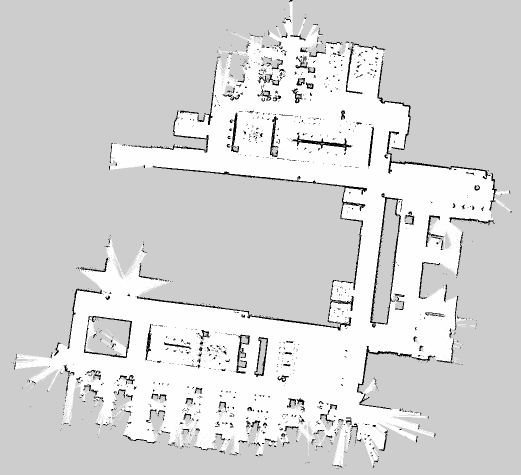
#> input picture map/map2.pgm, 1041 x 950 px (shown at 1/2 size)
$ python pgm_voronoi.py map/map2.pgm
#> lines starting #> are read from the running program, lines starting #| are printed output that depends on the picture; after the words box and inside, x2 and y2 are one past the last pixel; in counts of white or black regions, pixels touching at a corner belong together
#!/usr/bin/env python3
"""Build a free-space Voronoi roadmap from a ROS 2 PGM map (no ROS required).

Examples:
    python3 pgm_voronoi.py map/map2.pgm
    python3 pgm_voronoi.py map/map2.yaml --robot-radius 0.22 --safety-margin 0.05

Image coordinates (u, v) have integer pixel centers and v pointing down.
Exported (x, y) coordinates point right/up and include the YAML origin/yaw.
Distances are meters when resolution is available, otherwise pixels.
"""

import argparse
import json
import math
from pathlib import Path

import numpy as np
import yaml
from PIL import Image, ImageDraw
from scipy.ndimage import binary_dilation
from scipy.spatial import QhullError, Voronoi


def finite_number(value):
    number = float(value)
    if not math.isfinite(number):
        raise ValueError("Numbers must be finite.")
    return number


def load_map(path, resolution=None, origin=None, free_thresh=None, negate=None):
    """Read PGM or map YAML; a matching sidecar YAML is used automatically."""
    path = Path(path).expanduser().resolve()
    yaml_path = path if path.suffix.lower() in (".yaml", ".yml") else next(
        (p for p in (path.with_suffix(".yaml"), path.with_suffix(".yml"))
         if p.is_file()), None)
    config = {}
    if yaml_path is not None:
        with yaml_path.open(encoding="utf-8") as stream:
            config = yaml.safe_load(stream)
        if not isinstance(config, dict):
            raise ValueError("Map YAML must contain a mapping.")
        for key in ("image", "resolution", "origin"):
            if key not in config:
                raise ValueError(f"Map YAML is missing '{key}'.")
        if config.get("mode", "trinary") not in ("trinary", "scale"):
            raise ValueError("Only trinary/scale map YAML is supported; raw mode is not.")
        yaml_image = (yaml_path.parent / str(config["image"])).resolve()
        if path == yaml_path:
            path = yaml_image
        elif path != yaml_image:
            raise ValueError(f"Sidecar YAML points to a different image: {yaml_image}")

    resolution = resolution if resolution is not None else config.get("resolution")
    if resolution is not None:
        resolution = finite_number(resolution)
        if resolution <= 0:
            raise ValueError("Resolution must be positive (meters/pixel).")
    origin = origin if origin is not None else config.get("origin", [0, 0, 0])
    if not isinstance(origin, (list, tuple)) or len(origin) != 3:
        raise ValueError("Origin must be [x, y, yaw].")
    origin = [finite_number(x) for x in origin]
    if resolution is None and any(origin):
        raise ValueError("A nonzero origin requires --resolution or a map YAML.")
    threshold = finite_number(free_thresh if free_thresh is not None
                              else config.get("free_thresh", 0.196))
    occupied_thresh = finite_number(config.get("occupied_thresh", 0.65))
    if not 0 <= threshold < occupied_thresh <= 1:
        raise ValueError("Require 0 <= free_thresh < occupied_thresh <= 1.")
    negate = negate if negate is not None else config.get("negate", 0)
    if negate not in (0, 1, False, True):
        raise ValueError("Negate must be 0 or 1.")

    with Image.open(path) as image:
        if image.mode != "L":
            raise ValueError("Use an 8-bit grayscale PGM/image (pixel values 0..255).")
        gray = np.asarray(image).copy()
    probability = gray.astype(np.float64) / 255.0
    if not negate:
        probability = 1.0 - probability
    # Strict comparison follows Humble map_server; ambiguous gray stays blocked.
    free = probability < threshold
    metadata = {
        "image": str(path), "yaml": str(yaml_path) if yaml_path else None,
        "width": gray.shape[1], "height": gray.shape[0],
        "resolution": resolution, "origin": origin,
        "units": "m" if resolution is not None else "px",
        "free_thresh": threshold, "occupied_thresh": occupied_thresh,
        "negate": int(negate), "unknown_is_blocked": True,
        "pixel_coordinates": "u right, v down; integer coordinates are pixel centers",
        "xy_coordinates": "origin + yaw rotation of ((u+0.5), (height-v-0.5)) * scale",
    }
    return gray, free, metadata


def voronoi_segments(free, clearance_px=0.0, min_site_angle=45.0):
    """Return vertices and (source, target, length_px, clearance_lower_bound_px).

    Sites are centers of blocked cells bordering free space, including the map
    exterior. Neighboring site pairs (<2 pixels apart) are suppressed to remove
    the comb-like bisectors between adjacent samples of the same wall. A minimum
    angle between generators at a leaf branch's attachment also suppresses
    branches caused by the staircase sampling of a slanted wall. Entire leaf
    chains are removed so this filter cannot fragment a connected roadmap.

    Along a Voronoi ridge its generators are the nearest sites. The minimum
    generator-to-segment distance minus sqrt(0.5) bounds the distance to the
    entire blocked cell squares, not just their centers. With free endpoints
    and a positive bound, the whole segment stays inside free space. This is
    conservative: narrow passages can be removed by up to ~0.71 px of padding.
    """
    free = np.asarray(free, dtype=bool)
    if free.ndim != 2 or not free.size:
        raise ValueError("Free mask must be a nonempty 2-D array.")
    if not math.isfinite(clearance_px) or clearance_px < 0:
        raise ValueError("Clearance must be finite and nonnegative.")
    if not math.isfinite(min_site_angle) or not 0 <= min_site_angle < 180:
        raise ValueError("Minimum site angle must be in [0, 180) degrees.")
    if not free.any():
        return np.empty((0, 2)), []
    padded = np.pad(free, 1, constant_values=False)
    boundary = ~padded & binary_dilation(padded, structure=np.ones((3, 3), bool))
    sites = (np.argwhere(boundary)[:, ::-1] - 1).astype(np.float64)
    diagram = Voronoi(sites)

    finite = [(i, ends) for i, ends in enumerate(diagram.ridge_vertices)
              if len(ends) == 2 and -1 not in ends]
    if not finite:
        return diagram.vertices, []
    ridge_ids = np.array([i for i, _ in finite])
    ends = np.array([pair for _, pair in finite])
    generators = sites[diagram.ridge_points[ridge_ids]]
    start, finish = diagram.vertices[ends[:, 0]], diagram.vertices[ends[:, 1]]
    delta = finish - start
    length_sq = np.sum(delta * delta, axis=1)
    separation_sq = np.sum((generators[:, 0] - generators[:, 1]) ** 2, axis=1)
    keep = (length_sq > 1e-16) & (separation_sq >= 4.0 - 1e-10)
    midpoint_radius_sq = np.sum(((start + finish) / 2 - generators[:, 0]) ** 2, axis=1)
    # For an isosceles triangle: sin(angle/2)^2 = separation^2 / (4*radius^2).
    weak_angle = separation_sq < (4 * midpoint_radius_sq
                                  * math.sin(math.radians(min_site_angle) / 2) ** 2)
    for points in (start, finish):
        # Test bounds before integer conversion, including numerical outliers.
        in_bounds = (np.isfinite(points).all(axis=1)
                     & (points[:, 0] >= -0.5) & (points[:, 0] < free.shape[1] - 0.5)
                     & (points[:, 1] >= -0.5) & (points[:, 1] < free.shape[0] - 0.5))
        idx = np.flatnonzero(in_bounds)
        pixels = np.floor(points[idx] + 0.5).astype(int)
        valid = np.zeros(len(points), dtype=bool)
        valid[idx] = free[pixels[:, 1], pixels[:, 0]]
        keep &= valid
    projection = np.sum((generators[:, 0] - start) * delta, axis=1)
    fraction = np.clip(projection / np.maximum(length_sq, 1e-16), 0, 1)
    closest = start + fraction[:, None] * delta
    clearance = np.linalg.norm(closest - generators[:, 0], axis=1) - math.sqrt(0.5)
    keep &= clearance > clearance_px + 1e-9
    segments = [(int(a), int(b), float(math.sqrt(length_sq[i])), float(clearance[i]))
                for i, (a, b) in enumerate(ends) if keep[i]]
    weak_pairs = {tuple(pair) for pair in ends[keep & weak_angle]}
    return diagram.vertices, prune_short_branches(segments, 0, weak_pairs)


def prune_short_branches(segments, min_length_px, weak_pairs=None):
    """Remove short leaf chains or wall-sampling branches; retain closed loops.

    weak_pairs optionally identifies ridges with too small a generator angle.
    Only leaf chains whose junction attachment is weak are removed, rather than
    deleting individual ridges and leaving disconnected pieces near the walls.
    """
    if min_length_px <= 0 and not weak_pairs:
        return segments
    adjacency = {}
    for edge_id, (a, b, _, _) in enumerate(segments):
        adjacency.setdefault(a, set()).add(edge_id)
        adjacency.setdefault(b, set()).add(edge_id)
    active = set(range(len(segments)))
    while True:
        remove = set()
        for leaf in [n for n, edges in adjacency.items() if len(edges) == 1]:
            node, previous, chain, length = leaf, None, [], 0.0
            while True:
                choices = adjacency[node] - ({previous} if previous is not None else set())
                if not choices:
                    break
                edge_id = min(choices)
                a, b, distance, _ = segments[edge_id]
                chain.append(edge_id)
                length += distance
                node = b if a == node else a
                previous = edge_id
                if len(adjacency[node]) != 2 or (not weak_pairs and length >= min_length_px):
                    break
            weak_attachment = (weak_pairs and chain and len(adjacency[node]) > 2
                               and segments[chain[-1]][:2] in weak_pairs)
            if length < min_length_px or weak_attachment:
                remove.update(chain)
        if not remove:
            break
        for edge_id in remove:
            a, b, _, _ = segments[edge_id]
            adjacency[a].discard(edge_id)
            adjacency[b].discard(edge_id)
        active.difference_update(remove)
    return [segments[i] for i in sorted(active)]


def pixel_to_xy(points, metadata):
    points = np.asarray(points, dtype=float).reshape(-1, 2)
    scale = metadata["resolution"] or 1.0
    local = np.column_stack((points[:, 0] + 0.5,
                             metadata["height"] - points[:, 1] - 0.5)) * scale
    x, y, yaw = metadata["origin"]
    c, s = math.cos(yaw), math.sin(yaw)
    return local @ np.array([[c, s], [-s, c]]) + [x, y]


def export_graph(vertices, segments, metadata, parameters):
    """Keep every ridge vertex so each exported edge is a checked straight line."""
    used = sorted({n for a, b, _, _ in segments for n in (a, b)})
    node_ids = {old: new for new, old in enumerate(used)}
    points = vertices[used]
    xy = pixel_to_xy(points, metadata)
    adjacency = [set() for _ in used]
    scale = metadata["resolution"] or 1.0
    edges = []
    for a, b, length, clearance in segments:
        a, b = node_ids[a], node_ids[b]
        adjacency[a].add(b)
        adjacency[b].add(a)
        edges.append({"source": a, "target": b, "length": length * scale,
                      "min_clearance": clearance * scale})
    components, component_id = {}, 0
    for node in range(len(used)):
        if node in components:
            continue
        components[node] = component_id
        stack = [node]
        while stack:
            for neighbor in adjacency[stack.pop()]:
                if neighbor not in components:
                    components[neighbor] = component_id
                    stack.append(neighbor)
        component_id += 1
    nodes = [{"id": i, "pixel": p.tolist(), "position": xy[i].tolist(),
              "degree": len(adjacency[i]), "component": components[i]}
             for i, p in enumerate(points)]
    return {"format_version": 1, "directed": False, "map": metadata,
            "parameters": parameters, "component_count": component_id,
            "nodes": nodes, "edges": edges}


def save_images(gray, free, graph, prefix, scale=2):
    """Save a visual overlay and a map-sized raster (255 = Voronoi pixels)."""
    resampling = getattr(Image, "Resampling", Image)
    overlay = Image.fromarray(gray).convert("RGB").resize(
        (gray.shape[1] * scale, gray.shape[0] * scale), resampling.NEAREST)
    raster = Image.new("L", (gray.shape[1], gray.shape[0]))
    draw, raster_draw = ImageDraw.Draw(overlay), ImageDraw.Draw(raster)
    for edge in graph["edges"]:
        points = [graph["nodes"][edge[key]]["pixel"] for key in ("source", "target")]
        draw.line([tuple((v + 0.5) * scale - 0.5 for v in p) for p in points],
                  fill=(230, 30, 60), width=max(1, scale // 2))
        raster_draw.line([tuple(int(math.floor(v + 0.5)) for v in p) for p in points],
                         fill=255, width=1)
    # A raster is for display; clipping prevents raster rounding into blocked cells.
    mask = np.asarray(raster).copy()
    mask[~free] = 0
    overlay.save(str(prefix) + "_overlay.png")
    Image.fromarray(mask).save(str(prefix) + "_skeleton.png")


def main():
    parser = argparse.ArgumentParser(description=__doc__,
                                     formatter_class=argparse.RawDescriptionHelpFormatter)
    parser.add_argument("map", type=Path, help="8-bit PGM or ROS map YAML")
    parser.add_argument("--output-dir", type=Path, default=Path("output"))
    parser.add_argument("--resolution", type=finite_number, help="meters/pixel; overrides YAML")
    parser.add_argument("--origin", type=finite_number, nargs=3, metavar=("X", "Y", "YAW"))
    parser.add_argument("--free-thresh", type=finite_number, help="occupancy threshold; default 0.196")
    parser.add_argument("--negate", type=int, choices=(0, 1), help="override YAML pixel interpretation")
    parser.add_argument("--robot-radius", type=finite_number, default=0.0,
                        help="circular footprint radius in m (with resolution), otherwise px")
    parser.add_argument("--safety-margin", type=finite_number, default=0.0,
                        help="additional clearance, same units as robot radius")
    parser.add_argument("--min-branch-length", type=finite_number, default=0.0,
                        help="prune terminal branches shorter than this; m or px, default off")
    parser.add_argument("--min-site-angle", type=finite_number, default=45.0,
                        help="prune leaf branches with small attachment site angle; degrees, default 45")
    parser.add_argument("--image-scale", type=int, default=2, help="overlay magnification (1..8)")
    args = parser.parse_args()
    if min(args.robot_radius, args.safety_margin, args.min_branch_length) < 0:
        parser.error("Radius, margin, and branch length must be nonnegative.")
    if not 1 <= args.image_scale <= 8:
        parser.error("--image-scale must be between 1 and 8.")
    try:
        gray, free, metadata = load_map(args.map, args.resolution, args.origin,
                                         args.free_thresh, args.negate)
#> in load_map, image is the input picture: PIL image 1041x950 L; min 0, max 254, mean 214.4
#> in load_map, `probability = 1.0 - probability`:
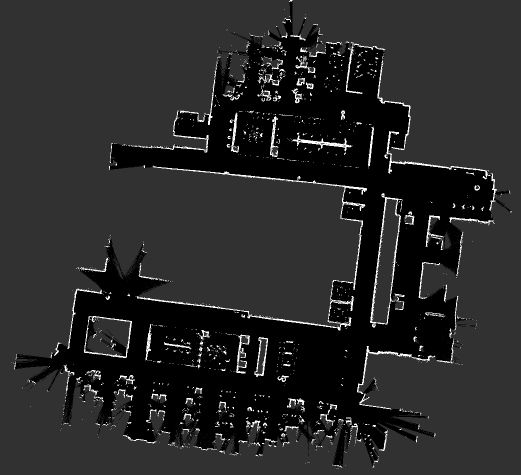
#> probability: shape (950, 1041) float64 (shown at 1/2 size); min 0.00392, max 1, mean 0.159
#> in load_map, `free = probability < threshold`:
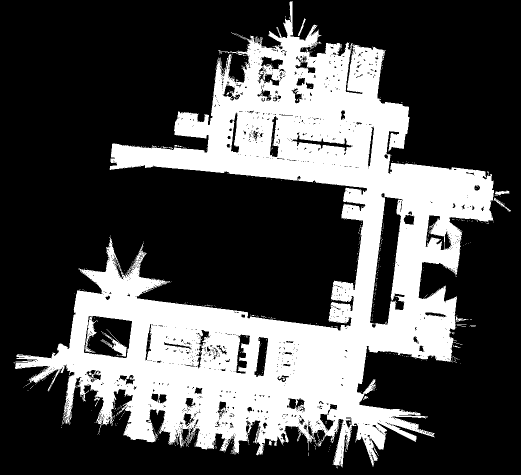
#> free: shape (950, 1041) bool (shown at 1/2 size); 31.4% white; 596 white regions (580 under 20 px), largest, box (x1, y1, x2, y2) and area: (30, 2, 988, 935) 307467, (202, 662, 254, 713) 569, (170, 634, 196, 705) 553
#> metadata = 13 items
        scale = metadata["resolution"] or 1.0
#> scale = 1
        required = args.robot_radius + args.safety_margin
        vertices, segments = voronoi_segments(free, required / scale, args.min_site_angle)
#> in voronoi_segments, `padded = np.pad(free, 1, constant_values=False)`:
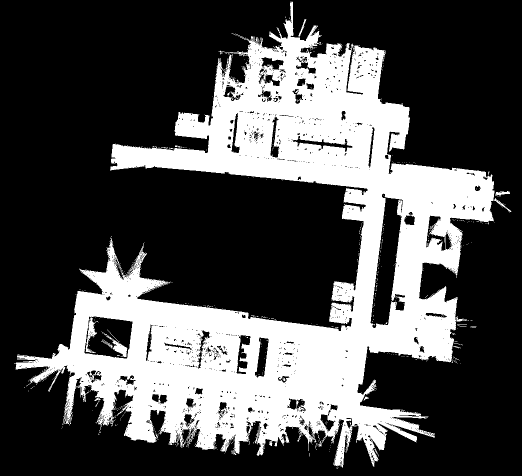
#> padded: shape (952, 1043) bool (shown at 1/2 size); 31.3% white; 596 white regions (580 under 20 px), largest, box (x1, y1, x2, y2) and area: (31, 3, 989, 936) 307467, (203, 663, 255, 714) 569, (171, 635, 197, 706) 553
#> in voronoi_segments, `boundary = ~padded & binary_dilation(padded, structure=np.ones((3, 3),..`:
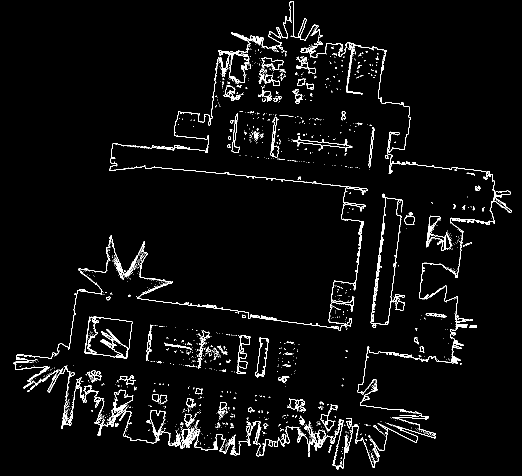
#> boundary: shape (952, 1043) bool (shown at 1/2 size); 3.5% white in thin lines or dots
#> in voronoi_segments, `sites = (np.argwhere(boundary)[:, ::-1] - 1).astype(np.float64)`: sites = 34746 pairs, first value 26 to 1022, second value 1 to 937
#> in voronoi_segments, `finite = [(i, ends) for i, ends in enumerate(diagram.ridge_vertices) i..`: finite = 93685 items
#> in voronoi_segments, `ends = np.array([pair for _, pair in finite])`: ends = 93685 pairs, first value 0 to 58968, second value 4 to 58969
#> in voronoi_segments, `start, finish = diagram.vertices[ends[:, 0]], diagram.vertices[ends[:,..`: start = 93685 pairs, first value -5305.8 to 3033.7, second value -1961.1 to 29558.5; finish = 93685 pairs, first value -2556 to 2703.3, second value -1344.3 to 23813.8
#> in voronoi_segments, `delta = finish - start`: delta = 93685 pairs, first value -3009.1 to 5337.2, second value -26391 to 22030.9
#> the loop in voronoi_segments, `for points in (start, finish):` made 2 passes
#> in voronoi_segments, `closest = start + fraction[:, None] * delta`: closest = 93685 pairs, first value -507 to 2703.3, second value -1344.3 to 4250
#> in voronoi_segments, `segments = [(int(a), int(b), float(math.sqrt(length_sq[i])), float(cle..`: segments = 26105 items
#> in voronoi_segments, `weak_pairs = {tuple(pair) for pair in ends[keep & weak_angle]}`: weak_pairs = 3405 items
#> the loop in prune_short_branches, `for edge_id, (a, b, _, _) in enumerate(segments):` made 26105 passes
#> (a, b) on passes 1 to 3: (34, 35), (35, 41), (41, 74)
#> after the loop in prune_short_branches, `for edge_id, (a, b, _, _) in enumerate(segments):`: adjacency = 25375 items
#> in prune_short_branches, `active = set(range(len(segments)))`: active = 26105 items
#> vertices = 58970 pairs, first value -5305.8 to 3033.7, second value -1961.1 to 29558.5; segments = 22006 items
        segments = prune_short_branches(segments, args.min_branch_length / scale)
        parameters = {"robot_radius": args.robot_radius, "safety_margin": args.safety_margin,
                      "min_branch_length": args.min_branch_length,
                      "min_site_angle_degrees": args.min_site_angle,
                      "clearance_method": "nearest boundary-cell center minus cell circumradius"}
        graph = export_graph(vertices, segments, metadata, parameters)
#> in export_graph, `used = sorted({n for a, b, _, _ in segments for n in (a, b)})`: used = 21276 items
#> in export_graph, `points = vertices[used]`: points = 21276 pairs, first value 27 to 1021, second value 2 to 936
#> in pixel_to_xy, `scale = metadata["resolution"] or 1.0`: scale = 1
#> in pixel_to_xy, `local = np.column_stack((points[:, 0] + 0.5, metadata["height"] - poin..`: local = 21276 pairs, first value 27.5 to 1021.5, second value 13.5 to 947.5
#> in pixel_to_xy, `x, y, yaw = metadata["origin"]`: x = 0
#> in pixel_to_xy, `c, s = math.cos(yaw), math.sin(yaw)`: c = 1; s = 0
#> in export_graph, `xy = pixel_to_xy(points, metadata)`: xy has the same summary as local in pixel_to_xy
#> in export_graph, `adjacency = [set() for _ in used]`: adjacency = 21276 items
#> in export_graph, `scale = metadata["resolution"] or 1.0`: scale = 1
#> the loop in export_graph, `for a, b, length, clearance in segments:` made 22006 passes
#> (a, b, length, clearance) on passes 1 to 3: (4, 5, 1.41, 0.874), (5, 6, 1.12, 0.411), (6, 9, 0.5, 0.293)
#> after the loop in export_graph, `for a, b, length, clearance in segments:`: edges = 22006 items
#> the loop in export_graph, `for node in range(len(used)):` made 21276 passes
#> after the loop in export_graph, `for node in range(len(used)):`: component_id = 513; components = 21276 items
#> graph = 7 items
        args.output_dir.mkdir(parents=True, exist_ok=True)
        prefix = args.output_dir / (Path(metadata["image"]).stem + "_voronoi")
        save_images(gray, free, graph, prefix, args.image_scale)
#> in save_images, `overlay = Image.fromarray(gray).convert("RGB").resize( (gray.shape[1] ..`:
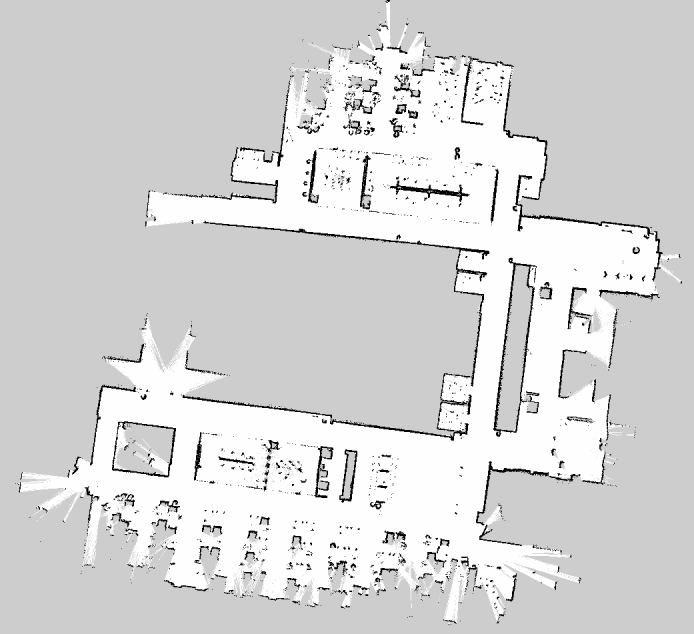
#> overlay: PIL image 2082x1900 RGB (shown at 1/3 size); min 0, max 254, mean 214.4
#> the loop in save_images, `for edge in graph["edges"]:` made 22006 passes
#> points on passes 1 to 3: [[32.5, 735.5], [31.5, 736.5]], [[31.5, 736.5], [30.5, 737]], [[30.5, 737], [30, 737]]
#> (the rest of the program and of its run is left out)
